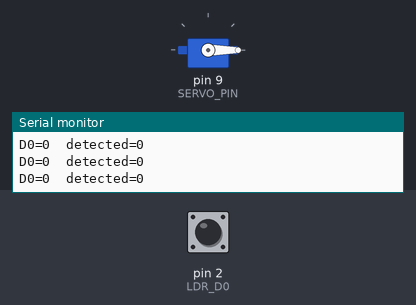
Bench run of a sketch on a simulated Arduino Uno, built with avr-gcc and run on an emulated ATmega328P. On the bench: servo, the last lines printed to the serial monitor. The inputs (shaded band) are chosen by the test bench; at power-on: pin 2 (LDR_D0) LOW.

Above: at 1.5 s.
1.6 s: pin 2 (LDR_D0) driven HIGH
At 1.69 s:
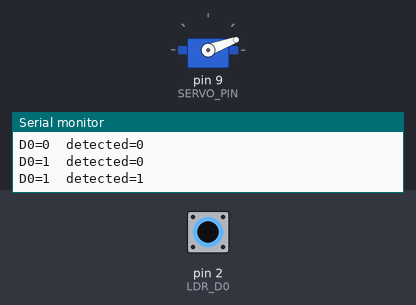
4.6 s: pin 2 (LDR_D0) driven LOW
At 5.3 s:
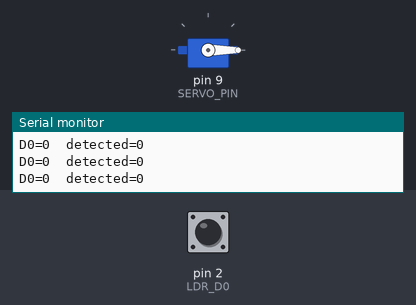
6.1 s: pin 2 (LDR_D0) pulsed HIGH 2 times (0.12 s each, 0.3 s apart)
At 7.2 s:
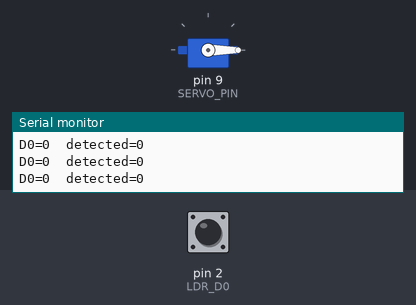
9.7 s: pin 2 (LDR_D0) pulsed HIGH 2 times (0.12 s each, 0.3 s apart)
At 11.0 s:
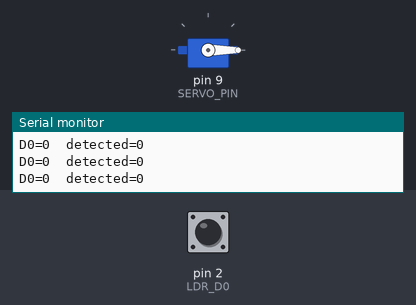
Timing chart, 0 to 12.7 s (numbered marks = the images above; inputs shaded):
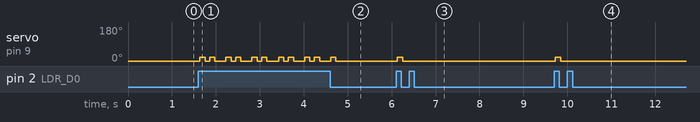

The sketch:

Arduino_Dino_Auto-Jump_Bo.ino
```cpp
// (licence header left out)
#include <Servo.h>

Servo jumpServo;

// === Pins ===
const int LDR_D0     = 2;   // D0 from LDR module
const int SERVO_PIN  = 9;   // Servo signal

// === Sensor logic ===
// Set this after the test sketch:
//   true  -> D0 goes LOW when obstacle/dark detected (most boards)
//   false -> D0 goes HIGH when obstacle/dark detected
const bool SENSOR_ACTIVE_LOW = false;

// === Servo angles (tune for your keyboard) ===
const int PRESS_ANGLE = 20;   // angle that taps spacebar
const int REST_ANGLE  = 0;    // resting angle

// === Timing ===
unsigned long lastJumpTime = 0;
const unsigned long jumpCooldown   = 250;  // ms between allowed jumps
const unsigned long doubleJumpGap  = 100;  // ms to check for a 2nd obstacle

void setup() {
  pinMode(LDR_D0, INPUT);
  jumpServo.attach(SERVO_PIN);
  jumpServo.write(REST_ANGLE);
  Serial.begin(9600);
  delay(300);
}

void loop() {
  bool detected = readObstacle();

  // Debug: see 0/1 and interpreted state
  Serial.print("D0=");
  Serial.print(digitalRead(LDR_D0));
  Serial.print("  detected=");
  Serial.println(detected);

  if (detected && millis() - lastJumpTime > jumpCooldown) {
    doJump();                    // jump (with optional double jump inside)
    lastJumpTime = millis();
  }
}

// Read sensor with correct polarity
bool readObstacle() {
  int raw = digitalRead(LDR_D0);
  return SENSOR_ACTIVE_LOW ? (raw == LOW) : (raw == HIGH);
}

// One tap
void pressSpacebar() {
  jumpServo.write(PRESS_ANGLE);
  delay(120);                   // hold briefly
  jumpServo.write(REST_ANGLE);
}

// Jump + quick check for a second obstacle
void doJump() {
  pressSpacebar();              // first jump

  delay(doubleJumpGap);         // brief gap; Dino is still airborne
  if (readObstacle()) {         // still dark/obstacle -> second jump
    pressSpacebar();
  }
}
```

Measured:
- after the input at 1.6 s, servo on pin 9 (SERVO_PIN): 0° → 20° at once, then repeats every 0.59 s: 0° 0.10 s, 20° 0.12 s, 0° 0.25 s, 20° 0.12 s
- after the input at 4.6 s, servo on pin 9 (SERVO_PIN): goes on until 4.7 s, then stays 0°
- after the input at 6.1 s, servo on pin 9 (SERVO_PIN): 0° → 20° at once, → 0° 0.12 s later
- after the input at 9.7 s, servo on pin 9 (SERVO_PIN): 0° → 20° at once, → 0° 0.12 s later
